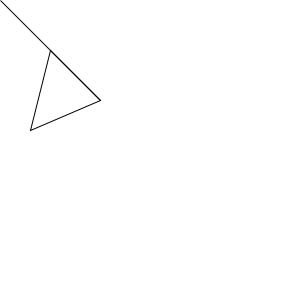
Frame 1 (no input)
Frame 60 (the mouse pressed at the canvas centre just before this capture): identical to frame 1, image omitted
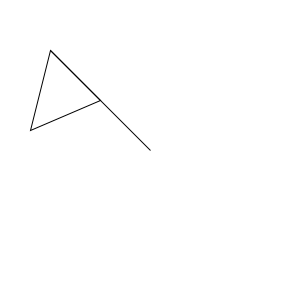
Frame 120 (the mouse held since frame 60 and released just before this capture)

The Processing sketch that drew these frames (run headless with seeded random() and noise(); from frame 60 on, the mouse is pressed at the canvas centre):

// Processing sketch: w1_f15_3_void_and_setup
// ── w1_f15_3_void_and_setup.pde
/* 
Algorithmic tectonics
Daniel Cardoso Llach
Fall 2015
Week 1 Samples
*/

// basic interactivity: void and setup

// setup method runs once.
void setup(){
  size(300, 300);
  smooth();
}

// draw method runs continuously
void draw(){
  background(255);
  triangle(50, 50, 30, 130, 100, 100);
  
  // using system variables to create basic interactivity
  triangle(50, 50, mouseX, mouseY, 100, 100);
}
